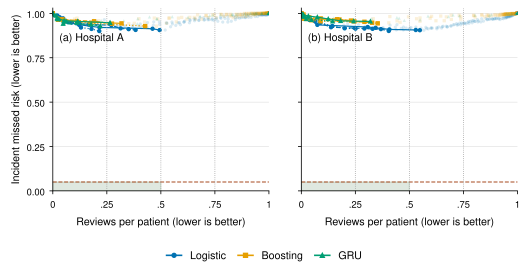

Python code for this plot:
"""All-seed first-alert frontiers. Run: uv run --locked python figs/incident_frontier.py"""
from pathlib import Path
import pandas as pd
import matplotlib.pyplot as plt
from matplotlib.lines import Line2D
from orx_figstyle import use_style,save,PALETTE
root=Path(__file__).parent;d=pd.read_csv(root/'frontiers.csv');use_style()
fig,axes=plt.subplots(1,2,figsize=(5.5,2.8),sharey=True)
models=[('logistic','blue','o'),('boosting','orange','s'),('gru','green','^')]
for ax,site,label in zip(axes,['A','B'],['(a)','(b)']):
    for model,color,marker in models:
        for seed,ls in [(11,'-'),(29,'--'),(47,':')]:
            a=d[(d.site==site)&(d.model==model)&(d.seed==seed)&(d.policy=='once')].sort_values(['reviews_per_patient','conditional_incident_miss']);best=2;keep=[]
            ax.scatter(a.reviews_per_patient,a.conditional_incident_miss,s=6,marker=marker,color=PALETTE[color],alpha=.15,linewidths=0)
            for i,r in a.iterrows():
                if r.conditional_incident_miss<best:best=r.conditional_incident_miss;keep.append(i)
            a=a.loc[keep];ax.plot(a.reviews_per_patient,a.conditional_incident_miss,ls,color=PALETTE[color],linewidth=.9,marker=marker,markersize=2.3)
    ax.axhline(.05,color='#ad542d',ls='--',lw=.8)
    for k in [.25,.5,.75]:ax.axvline(k,color='#999',ls=':',lw=.6)
    ax.fill_between([0,.5],0,.05,color='#638c65',alpha=.2)
    ax.text(.03,.82,f'{label} Hospital {site}',transform=ax.transAxes,fontsize=8)
    ax.set(xlim=(0,1),ylim=(0,1.03),xticks=[0,.25,.5,.75,1],yticks=[0,.25,.5,.75,1],xlabel='Reviews per patient (lower is better)')
    ax.set_xticklabels(['0','.25','.5','.75','1'])
axes[0].set_ylabel('Incident missed risk (lower is better)')
handles=[Line2D([],[],color=PALETTE[c],marker=m,markersize=3,label=('GRU' if n=='gru' else n.title())) for n,c,m in models]
fig.legend(handles=handles,ncol=3,loc='lower center',bbox_to_anchor=(.5,0),frameon=False,fontsize=8)
fig.subplots_adjust(left=.1,right=.98,top=.97,bottom=.29,wspace=.15)
save(fig,str(root/'incident_frontier'),formats=('pdf','svg'))
